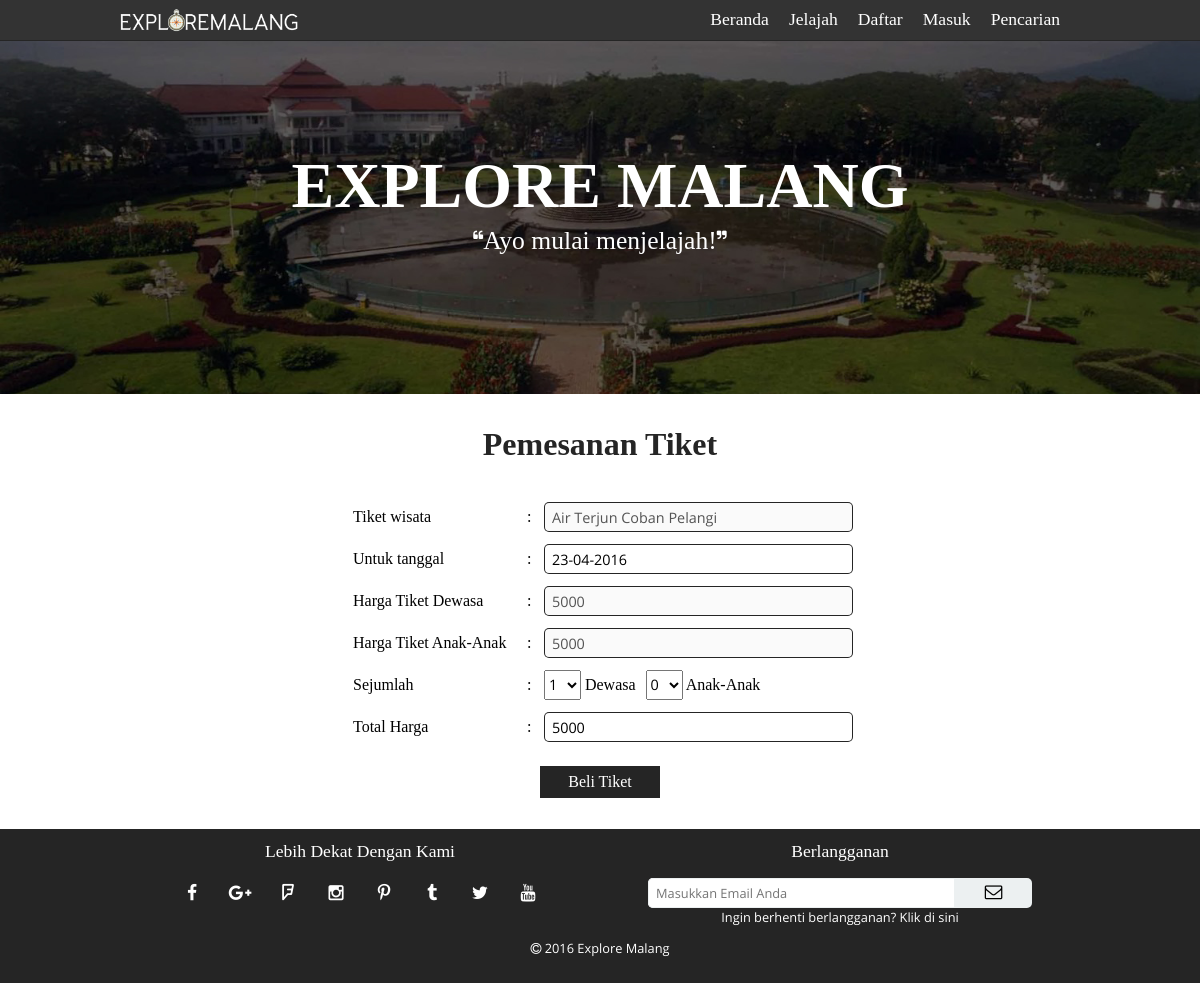
The app's page /reservation.php?id=2 with its own data.
### tables this page shows
CREATE TABLE `tb_place` (
  `idplace` int(3) NOT NULL AUTO_INCREMENT,
  `name` varchar(50) NOT NULL,
  `description` text NOT NULL,
  `picture` varchar(50) NOT NULL DEFAULT 'css/img/place/',
  `category` enum('sport','park','recreation','history','nature') NOT NULL DEFAULT 'nature',
  `pricekid` int(10) NOT NULL DEFAULT '0',
  `priceadult` int(10) NOT NULL DEFAULT '0',
  `distance` int(3) NOT NULL DEFAULT '0',
  PRIMARY KEY (`idplace`)
);

### reservation.php (the view, shortened to what this page needs)
<?php
    require 'template/template-upper.php';
?>
<link rel="stylesheet" type="text/css" href="css/reservation.css">
<div id="reservation-container">
    <h3>Pemesanan Tiket</h3>
    <?php
        if (isset($_GET['id'])==true){
            $tbl_name="tb_place";
            $idplace=$_GET['id'];
            $query="SELECT * FROM $tbl_name WHERE idplace='$idplace'";
            $result=mysql_query($query);
            $data=mysql_fetch_array($result);
            if ($data['priceadult']!=0){
                echo '<form method="post" action="database/purchase.php" name="buy">';
                echo '<table>';
                echo '<tr>';
                echo '<td>Tiket wisata</td>';
                echo '<td>:</td>';
                echo '<td>';
                echo '<input type="text" disabled name="place" value="';
                echo $data['name'];
                echo '">';
                echo '</td>';
                echo '</tr>';
                echo '<tr>';
                echo '<td>Untuk tanggal</td>';
                echo '<td>:</td>';
                echo '<td><input type="text" readonly name="date" id="for" value="';
                $plusthree = strtotime("+ 3 day");
                echo date("d-m-Y",$plusthree);
                echo '" required></td>';
                echo '</tr>';
                echo '<tr>';
                echo '<td>Harga Tiket Dewasa</td>';
                echo '<td>:</td>';
                echo '<td>';
                echo '<input type="text" disabled name="price1" value="';
                echo $data['priceadult'];
                echo '">';
                echo '</td>';
                echo '</tr>';
                echo '<tr>';
                echo '<td>Harga Tiket Anak-Anak</td>';
                echo '<td>:</td>';
                echo '<td>';
                echo '<input type="text" disabled name="price2" value="';
                echo $data['pricekid'];
                echo '">';
                echo '</td>';
                echo '</tr>';
                echo '<tr>';
                echo '<td>Sejumlah</td>';
                echo '<td>:</td>';
                echo '<td>';
                echo '<select name="adult" onchange="countPrice()">';
                echo '<option value="1">1</option>';
                echo '</select>';
                echo ' Dewasa ';
                echo '<select name="kid" onchange="countPrice()">';
                echo '<option value="0">0</option>';
                echo '</select>';
                echo ' Anak-Anak';
                echo '</td>';
                echo '</tr>';
                echo '<tr>';
                echo '<td>Total Harga</td>';
                echo '<td>:</td>';
                echo '<td>';
                echo '<input type="text" readonly name="price" value="';
                echo $data['priceadult'];
                echo '">';
                echo '</td>';
                echo '</tr>';
                echo '<tr>';
                echo '<td colspan="3">';
                echo '<input type="submit" value="Beli Tiket">';
                echo '</td>';
                echo '</tr>';
                echo '</table>';
                echo '</form>';
            }
            else {
                echo '<h3>Wisata ini tidak memerlukan pemesanan tiket</h3>';
            }
        }
        else {
            echo '<h3>Anda masuk dari link yang salah</h3>';
        }
    ?>
</div>
<?php
    require 'template/template-footer.php';
?>

### css/style.css (style rules this page uses)
body { margin: 0; min-height: 100%; }

### css/reservation.css (style rules this page uses)
#reservation-container { width: 80%; margin: auto; text-align: center; }
#reservation-container>h3 { font-size: 2em; font-family: Pseudonym; color: #252525; }
#reservation-container>form>table { width: 500px; margin: auto; font-family: Pseudonym; font-size: 1em; }
#reservation-container>form>table td { height: 40px; vertical-align: middle; }
#reservation-container>form>table td:first-child { width: 170px; }
#reservation-container>form>table td input[type="text"] { height: 30px; width: 100%; border-radius: 5px; padding-left: 8px; padding-right: 8px; font-family: Open-Sans; font-size: 0.9em; border-style: none; margin: 0; margin-left: 6px; box-shadow: inset 0px 0px 0px 1px #252525; }
#reservation-container>form>table td select { height: 30px; width: 37px; margin-left: 6px; font-family: Open-Sans; font-size: 0.9em; }
#reservation-container>form>table td[colspan="3"] { text-align: center; }
#reservation-container>form>table td input[type="submit"] { margin-top: 16px; margin-bottom: 12px; height: 32px; width: 120px; background-color: #252525; color: #fff; font-family: Pseudonym; font-size: 1em; border-style: none; cursor: pointer; }

### records on screen
tb_place: place "Air Terjun Coban Pelangi", price1 "5000", price2 "5000", price "5000"
